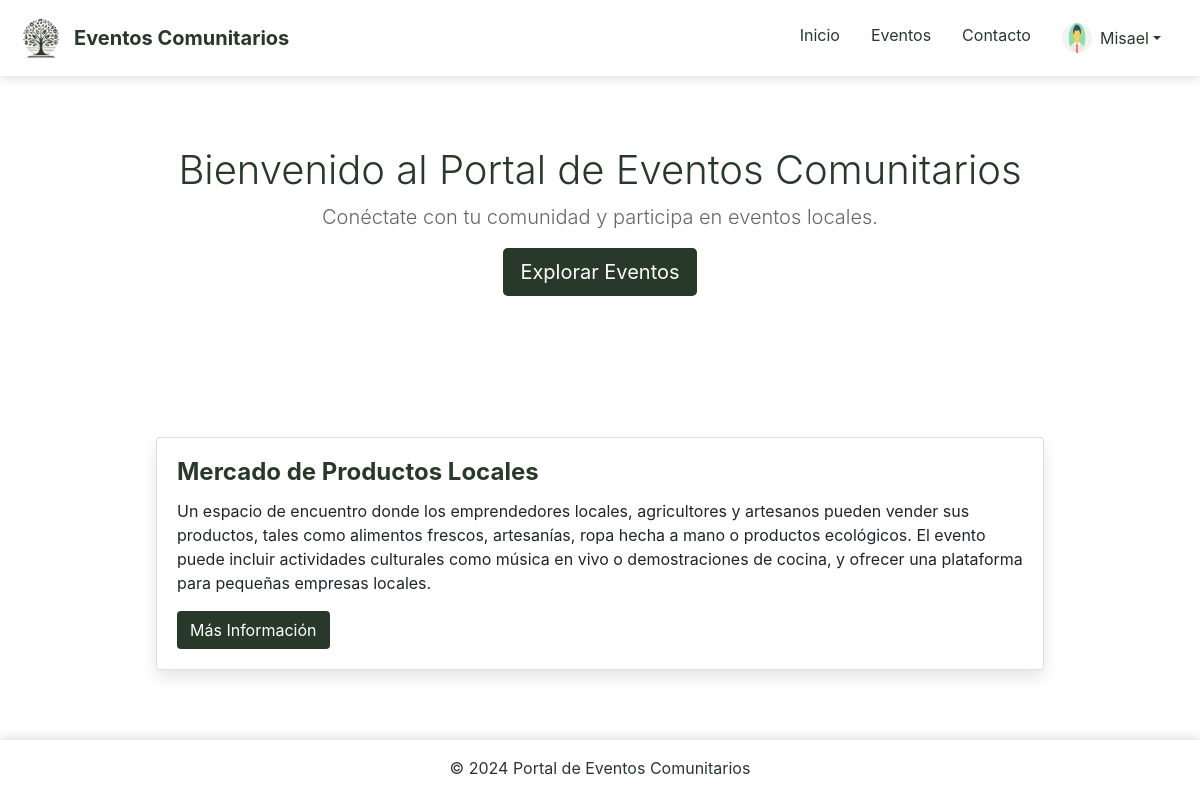
/index.php (signed in), run on the app's committed database.
### tables this page shows
CREATE TABLE `eventos` (
  `id` int(11) NOT NULL,
  `titulo` varchar(255) DEFAULT NULL,
  `descripcion` text DEFAULT NULL,
  `fecha` date DEFAULT NULL,
  `ubicacion` varchar(255) DEFAULT NULL,
  `categoria` varchar(100) DEFAULT NULL,
  `creado_por` int(11) DEFAULT NULL,
  `ESTADO` enum('ACTIVO','ANULADO') DEFAULT 'ACTIVO'
);

### index.php (the view)
<?php include 'templates/header.php'; ?>
<?php include 'includes/db.php';  ?>
<div class="jumbotron text-center">
    <h1 class="display-4">Bienvenido al Portal de Eventos Comunitarios</h1>
    <p class="lead">Conéctate con tu comunidad y participa en eventos locales.</p>
    <a class="btn btn-custom btn-lg" href="eventos.php" role="button">Explorar Eventos</a>
</div>
<div class="container">
    <div class="event-container">
        <?php
        $sql = "SELECT * FROM eventos";
        $result = $conn->query($sql);
        if ($result->num_rows > 0) {
            while($row = $result->fetch_assoc()) {
                ?>
                <div class="card mb-4">
                    <div class="card-body">
                        <h5 class="card-title"><?php echo htmlspecialchars($row['titulo']); ?></h5>
                        <p class="card-text"><?php echo htmlspecialchars($row['descripcion']); ?></p>
                        <a href="detalle_evento.php?id=<?php echo $row['id']; ?>" class="btn btn-custom">Más Información</a>
                    </div>
                </div>
                <?php
            }
        } else {
            echo "<p class='no-events-message'>No hay eventos disponibles en este momento.</p>";
        }
        ?>
    </div>
</div>
<?php include 'templates/footer.php'; ?>

### assets/css/style.css (style rules this page uses)
body, html { height: 100%; margin: 0; font-family: 'Arial', sans-serif; background-color: #ffffff; display: flex; flex-direction: column; justify-content: space-between; height: 100%; }
.container { background-color: #ffffff !important; padding: 20px; margin: 0 auto; max-width: 1200px; }
.event-container { display: flex; flex-wrap: wrap; justify-content: center; gap: 20px; width: 100%; padding: 20px 0; }
.card { background-color: white; width: 80%; margin-bottom: 20px; border: none; box-shadow: 0 8px 16px rgba(0, 0, 0, 0.1); transition: all 0.3s ease; }
.card-title { font-size: 1.5rem; font-weight: bold; color: #28392a; }
.btn-custom { background-color: #28392a !important; color: white !important; border: 2px solid #28392a; padding: 12px; border-radius: 25px; font-size: 16px; cursor: pointer; transition: all 0.3s ease; }
.jumbotron { background-color: white !important; padding: 40px 20px; text-align: center; }
.jumbotron h1 { font-size: 2.5rem; color: #28392a; }
.jumbotron p { font-size: 1.25rem; color: #666; }
.btn-custom { background-color: #28392a; color: white; padding: 15px 30px; border: none; border-radius: 5px; cursor: pointer; transition: background-color 0.3s ease; }

### data on the page
eventos: titulo "Mercado de Productos Locales", descripcion "Un espacio de encuentro donde los emprendedores locales, agricultores y artesanos pueden vender sus productos, tales como alimentos frescos, artesanías, ropa hecha a mano o productos ecológicos. El evento puede incluir actividades culturales como música en vivo o demostraciones de cocina, y ofrecer una plataforma para pequeñas empresas locales."

### other printed values
$_SESSION['usuario'] "Misael"
